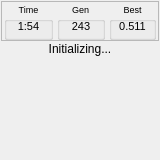
<?xml version="1.0" encoding="UTF-8"?>
<ui version="4.0">
 <class>ProgressDockWidget</class>
 <widget class="QDockWidget" name="ProgressDockWidget">
  <property name="geometry">
   <rect>
    <x>0</x>
    <y>0</y>
    <width>160</width>
    <height>160</height>
   </rect>
  </property>
  <property name="minimumSize">
   <size>
    <width>160</width>
    <height>160</height>
   </size>
  </property>
  <property name="windowTitle">
   <string/>
  </property>
  <widget class="QWidget" name="progressWidgetContents">
   <layout class="QVBoxLayout" name="verticalLayout">
    <property name="spacing">
     <number>1</number>
    </property>
    <property name="leftMargin">
     <number>1</number>
    </property>
    <property name="topMargin">
     <number>1</number>
    </property>
    <property name="rightMargin">
     <number>1</number>
    </property>
    <property name="bottomMargin">
     <number>1</number>
    </property>
    <item>
     <widget class="QFrame" name="frame">
      <property name="sizePolicy">
       <sizepolicy hsizetype="Preferred" vsizetype="Fixed">
        <horstretch>0</horstretch>
        <verstretch>0</verstretch>
       </sizepolicy>
      </property>
      <property name="frameShape">
       <enum>QFrame::StyledPanel</enum>
      </property>
      <property name="frameShadow">
       <enum>QFrame::Raised</enum>
      </property>
      <layout class="QHBoxLayout" name="horizontalLayout_4">
       <property name="spacing">
        <number>4</number>
       </property>
       <property name="leftMargin">
        <number>2</number>
       </property>
       <property name="topMargin">
        <number>0</number>
       </property>
       <property name="rightMargin">
        <number>2</number>
       </property>
       <property name="bottomMargin">
        <number>0</number>
       </property>
       <item>
        <widget class="QGroupBox" name="groupBox">
         <property name="sizePolicy">
          <sizepolicy hsizetype="Preferred" vsizetype="Minimum">
           <horstretch>0</horstretch>
           <verstretch>0</verstretch>
          </sizepolicy>
         </property>
         <property name="font">
          <font>
           <pointsize>7</pointsize>
          </font>
         </property>
         <property name="title">
          <string>Time</string>
         </property>
         <property name="alignment">
          <set>Qt::AlignCenter</set>
         </property>
         <property name="flat">
          <bool>false</bool>
         </property>
         <layout class="QHBoxLayout" name="horizontalLayout">
          <property name="spacing">
           <number>0</number>
          </property>
          <property name="leftMargin">
           <number>4</number>
          </property>
          <property name="topMargin">
           <number>1</number>
          </property>
          <property name="rightMargin">
           <number>4</number>
          </property>
          <property name="bottomMargin">
           <number>4</number>
          </property>
          <item>
           <widget class="QLabel" name="label">
            <property name="sizePolicy">
             <sizepolicy hsizetype="Preferred" vsizetype="Fixed">
              <horstretch>0</horstretch>
              <verstretch>0</verstretch>
             </sizepolicy>
            </property>
            <property name="font">
             <font>
              <pointsize>8</pointsize>
             </font>
            </property>
            <property name="text">
             <string>1:54</string>
            </property>
            <property name="alignment">
             <set>Qt::AlignCenter</set>
            </property>
           </widget>
          </item>
         </layout>
        </widget>
       </item>
       <item>
        <widget class="QGroupBox" name="groupBox_2">
         <property name="sizePolicy">
          <sizepolicy hsizetype="Preferred" vsizetype="Minimum">
           <horstretch>0</horstretch>
           <verstretch>0</verstretch>
          </sizepolicy>
         </property>
         <property name="font">
          <font>
           <pointsize>7</pointsize>
          </font>
         </property>
         <property name="title">
          <string>Gen</string>
         </property>
         <property name="alignment">
          <set>Qt::AlignCenter</set>
         </property>
         <property name="flat">
          <bool>false</bool>
         </property>
         <layout class="QHBoxLayout" name="horizontalLayout_2">
          <property name="spacing">
           <number>0</number>
          </property>
          <property name="leftMargin">
           <number>4</number>
          </property>
          <property name="topMargin">
           <number>1</number>
          </property>
          <property name="rightMargin">
           <number>4</number>
          </property>
          <property name="bottomMargin">
           <number>4</number>
          </property>
          <item>
           <widget class="QLabel" name="label_2">
            <property name="sizePolicy">
             <sizepolicy hsizetype="Preferred" vsizetype="Fixed">
              <horstretch>0</horstretch>
              <verstretch>0</verstretch>
             </sizepolicy>
            </property>
            <property name="font">
             <font>
              <pointsize>8</pointsize>
             </font>
            </property>
            <property name="text">
             <string>243</string>
            </property>
            <property name="alignment">
             <set>Qt::AlignCenter</set>
            </property>
           </widget>
          </item>
         </layout>
        </widget>
       </item>
       <item>
        <widget class="QGroupBox" name="groupBox_3">
         <property name="sizePolicy">
          <sizepolicy hsizetype="Preferred" vsizetype="Minimum">
           <horstretch>0</horstretch>
           <verstretch>0</verstretch>
          </sizepolicy>
         </property>
         <property name="font">
          <font>
           <pointsize>7</pointsize>
          </font>
         </property>
         <property name="title">
          <string>Best</string>
         </property>
         <property name="alignment">
          <set>Qt::AlignCenter</set>
         </property>
         <property name="flat">
          <bool>false</bool>
         </property>
         <layout class="QHBoxLayout" name="horizontalLayout_3">
          <property name="spacing">
           <number>0</number>
          </property>
          <property name="leftMargin">
           <number>4</number>
          </property>
          <property name="topMargin">
           <number>1</number>
          </property>
          <property name="rightMargin">
           <number>4</number>
          </property>
          <property name="bottomMargin">
           <number>4</number>
          </property>
          <item>
           <widget class="QLabel" name="label_3">
            <property name="sizePolicy">
             <sizepolicy hsizetype="Preferred" vsizetype="Fixed">
              <horstretch>0</horstretch>
              <verstretch>0</verstretch>
             </sizepolicy>
            </property>
            <property name="font">
             <font>
              <pointsize>8</pointsize>
             </font>
            </property>
            <property name="text">
             <string>0.511</string>
            </property>
            <property name="alignment">
             <set>Qt::AlignCenter</set>
            </property>
           </widget>
          </item>
         </layout>
        </widget>
       </item>
      </layout>
     </widget>
    </item>
    <item>
     <widget class="QLabel" name="text">
      <property name="sizePolicy">
       <sizepolicy hsizetype="Preferred" vsizetype="Fixed">
        <horstretch>0</horstretch>
        <verstretch>0</verstretch>
       </sizepolicy>
      </property>
      <property name="text">
       <string>Initializing...</string>
      </property>
      <property name="alignment">
       <set>Qt::AlignCenter</set>
      </property>
      <property name="wordWrap">
       <bool>false</bool>
      </property>
     </widget>
    </item>
    <item>
     <widget class="QCustomPlot" name="plot" native="true">
      <property name="minimumSize">
       <size>
        <width>80</width>
        <height>80</height>
       </size>
      </property>
     </widget>
    </item>
   </layout>
  </widget>
 </widget>
 <layoutdefault spacing="4" margin="4"/>
 <customwidgets>
  <customwidget>
   <class>QCustomPlot</class>
   <extends>QWidget</extends>
   <header>qcustomplot/qcustomplot.h</header>
   <container>1</container>
  </customwidget>
 </customwidgets>
 <resources/>
 <connections/>
</ui>
